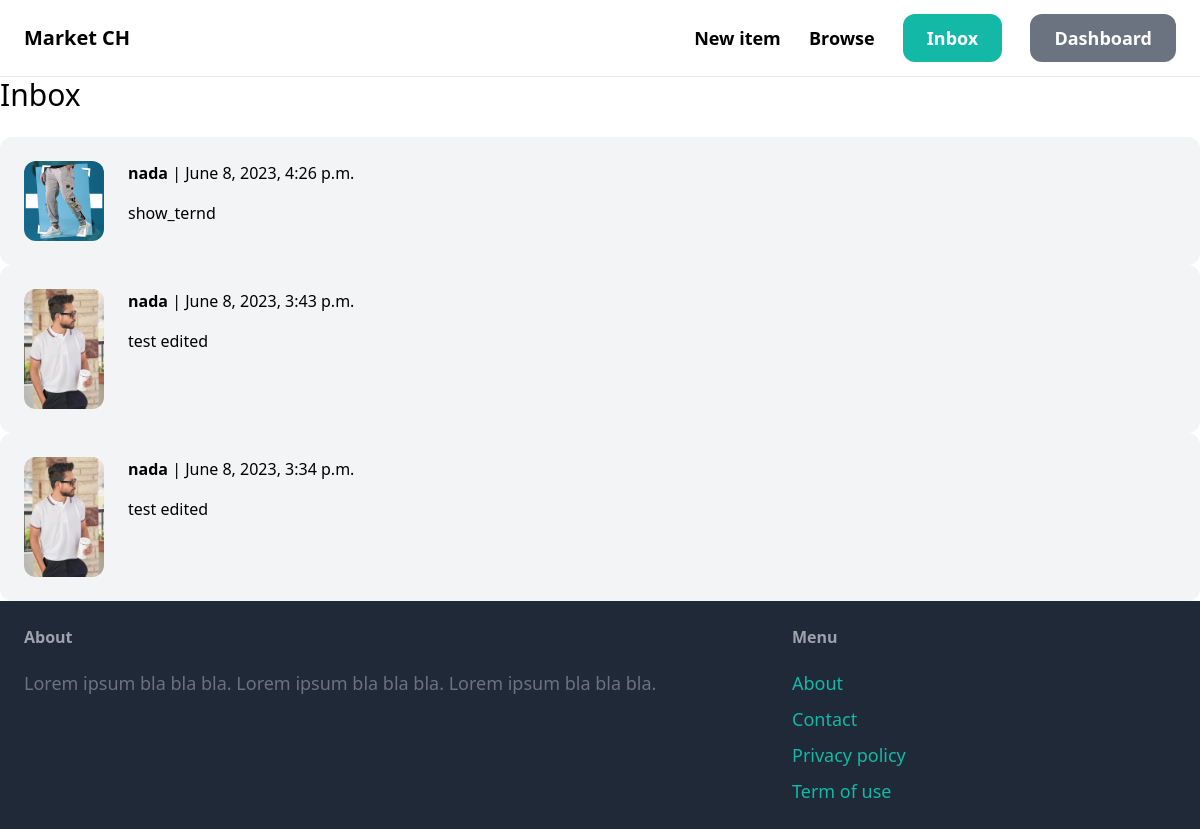
The page /inbox/ (signed in) on the database its author committed.
### conversation/models.py (models this page shows, shortened)
class Conversation(models.Model):
    item = models.ForeignKey(Item, related_name='conversations', on_delete=models.CASCADE)
    members = models.ManyToManyField(User, related_name='conversations')
    created_at = models.DateTimeField(auto_now_add=True)
    modified_at = models.DateTimeField(auto_now=True)
    class Meta:
        ordering = ('-modified_at',)

### item/models.py (models this page shows, shortened)
class Item(models.Model):
    category = models.ForeignKey(Category, related_name='items', on_delete=models.CASCADE)
    name       = models.CharField(max_length=50)
    desc       = models.TextField(blank=True, null=True)
    price      = models.FloatField()
    image      = models.ImageField(upload_to='item_images', blank=True, null=True)
    is_sold    = models.BooleanField(default=False)
    created_by = models.ForeignKey(User, related_name='items', on_delete=models.CASCADE)
    created_at = models.DateTimeField(auto_now_add=True)
    class Meta:
        verbose_name = ("Item")
        verbose_name_plural = ("Items")

### conversation/views.py (the view)
# urls.py: path('', inbox, name='inbox'),
@login_required
def inbox(request):
    conversations = Conversation.objects.filter(members__in=[request.user.id])
    return render(request, 'conversation/inbox.html', {
        'conversations' : conversations,
    })

### conversation/templates/conversation/inbox.html (shortened to what this page needs)
{% extends 'base.html' %}
{% block body %}
<h1 class="mb-6 text-3xl">Inbox</h1>
<div class="space-y-6">
    {% for conversation in conversations %}
        <a href="{% url 'conversation:detail' conversation.id %}">
            <div class="p-6 flex bg-gray-100 rounded-xl">
                <div class="pr-6">
                    <img src="{{ conversation.item.image.url }}" class="w-20 rounded-xl">
                </div>
                <div>
                    {% for member in conversation.members.all %}
                        {% if member != request.user %}
                            <p class="mb-4"><strong>{{ member.username }}</strong> | {{ conversation.modified_at }}</p>
                            <p>{{ conversation.item.name }}</p>
                        {% endif %}
                    {% endfor %}
                </div>
            </div>
        </a>
    {% endfor %}
</div>
{% endblock %}

### rows shown on the page
Conversation: item.image (picture), modified_at "June 8, 2023, 4:26 p.m.", item.name "show_ternd"
Conversation: item.image (picture), modified_at "June 8, 2023, 3:43 p.m.", item.name "test edited"
Conversation: item.image (picture), modified_at "June 8, 2023, 3:34 p.m.", item.name "test edited"

### other values the page prints
{{ member.username }} "nada"
